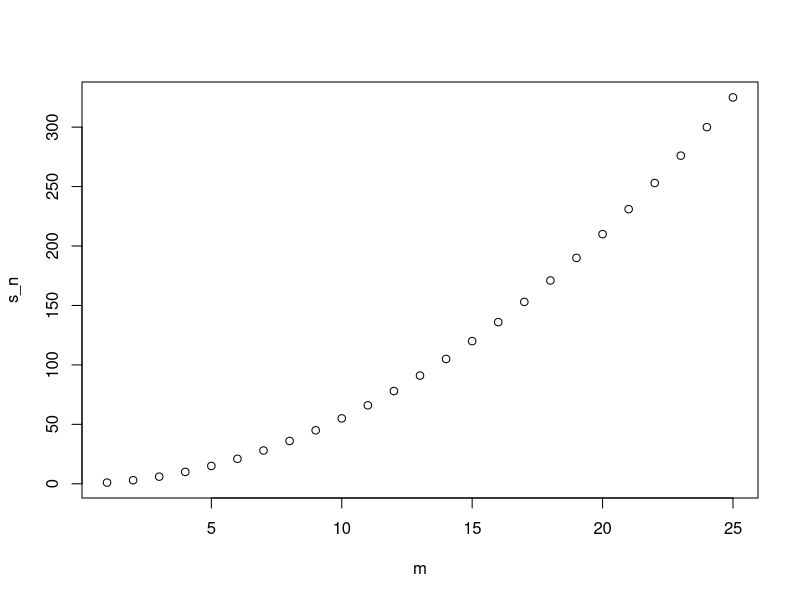
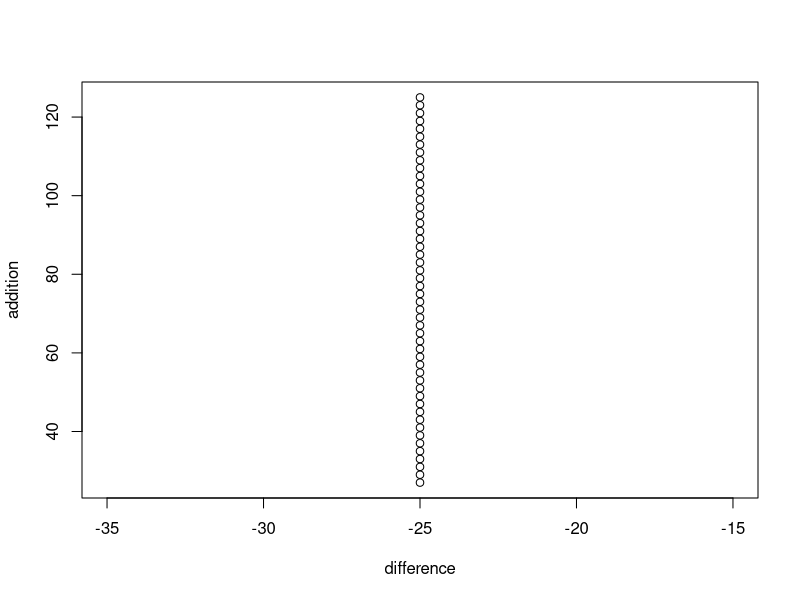

Source code (R) for these figures, in order: (Note: this script raises an error after producing the figures.)
#Conditional Expressions
a <- 0

if(a != 0){
  print(1/a)
} else{
  print("No reciprocal for 0.")
}


library(dslabs)
data("murders")
murder_rate <- with(murders, total/population *100000)

ind <- which.min(murder_rate)

if(murder_rate[ind] < 0.25){
  print(murders$state[ind])
} else{
  print("No state has murder rate that low")
}

#Using ifelse
a <- c(0, 1, 2, 3, 4, 5)
result <- ifelse(a > 0, 1/a, NA)

#using na_example data
data("na_example")
no_nas <- ifelse(is.na(na_example), 0, na_example)
sum(is.na(no_nas))
log_index <- is.na(na_example) 
sum(log_index)
subset <- na_example[!log_index]




#Defining functions
avg <- function(x){
  s <- sum(x)
  n <- length(x)
  s/n
}

p <- 1:2000
identical(mean(p), avg(p))

avg <- function(x, arithmetic = TRUE){
  s <- sum(x)
  n <- length(x)
  ifelse(arithmetic, s/n, prod(x)^(1/n))
}

#For Loops

compute_s_n <- function(x){
  s <- 1:x
  sum(s)
}

#Using a for loop
m <- 1:25
s_n <- vector(length = 25) #Creating an empty vector
for(i in m){
  s_n[i] <- compute_s_n(i)
  print(s_n)
}

#simplest example of a for-loop
for(i in m){
  print(i)
}

plot(m, s_n)


x <- c(1, 2, -3, 4)
if(all(x>0)){
  print("All Positives")
} else{
  print("Not all Positives")
}

new_names <- ifelse(nchar(murders$state) >= 8, murders$abb, NA)
log_ind <- is.na(new_names)
new_names[log_ind != TRUE]

sum_n <- function(x){
  y <- 1:x
  sum(y)
}


x <- 5000
sum_n(x)

altman_plot <- function(x,y){
  difference <- x-y
  addition <- x+y
  plot(difference, addition)
}


x <- 1:50
y <- 26:75
altman_plot(x,y)

x <- 3
my_func <- function(y){
  x <- 5
  y+5
}

compute_s_n <- function(n){
  x <- 1:n
  sum(x^2)
}


s_n <- vector("numeric", length = 25)
k <- 1:25
for(i in k){
  s_n[i] <- compute_s_n(i) 
}


#Use of Functionals "sapply"
x <- 1:30
n <- sapply(x, compute_s_n)
#Using a tibble df from dplyr
data_frame(x, n)

plot(x,n)
lines(x, x*(x+1)*(2*x+1)/6)
